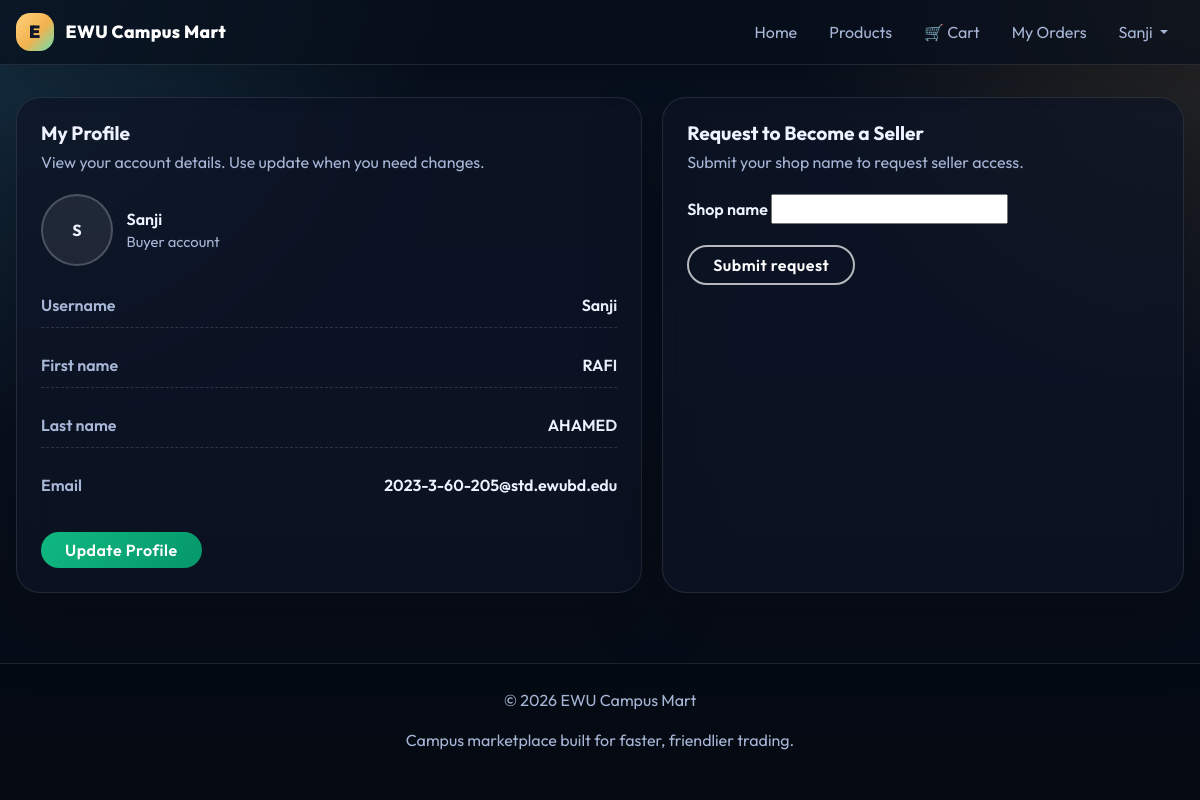
Screenshot of /buyer/profile/ (signed in) with the database file from the repository.
### buyer/models.py (models this page shows, shortened)
class CustomUser(AbstractBaseUser, PermissionsMixin):
    uid = models.UUIDField(primary_key=True , editable=False , default=uuid.uuid4)
    username = models.CharField(max_length=150, unique=True)
    first_name = models.CharField(max_length=30, blank=True)
    last_name = models.CharField(max_length=30, blank=True)
    email = models.EmailField(unique=True)
    profile_image = models.ImageField(upload_to="profile/", blank=True, null=True)
    is_active = models.BooleanField(default=True)
    is_staff = models.BooleanField(default=False)
    date_joined = models.DateTimeField(default=timezone.now)
    is_buyer = models.BooleanField(default=False)
    is_seller = models.BooleanField(default=False)
    shop_name = models.CharField(max_length=100, blank=True, null=True)
    objects = CustomeUserManager()
    USERNAME_FIELD = "email"
    REQUIRED_FIELDS = []

class SellerRequest(models.Model):
    STATUS_PENDING = "pending"
    STATUS_APPROVED = "approved"
    STATUS_REJECTED = "rejected"
    STATUS_CHOICES = [
        (STATUS_PENDING, "Pending"),
        (STATUS_APPROVED, "Approved"),
        (STATUS_REJECTED, "Rejected"),
    ]
    uid = models.UUIDField(primary_key=True, editable=False, default=uuid.uuid4)
    user = models.ForeignKey(
        CustomUser,
        on_delete=models.CASCADE,
        related_name="seller_requests",
    )
    shop_name = models.CharField(max_length=100)
    status = models.CharField(max_length=20, choices=STATUS_CHOICES, default=STATUS_PENDING)
    created_at = models.DateTimeField(auto_now_add=True)
    updated_at = models.DateTimeField(auto_now=True)
    class Meta:
        ordering = ["-created_at"]

### buyer/middlewares.py (the view)
    def wrapped_view(request, *args, **kwargs):
        if not request.user.is_authenticated:
            return redirect('buyer-login')
        return view_func(request, *args, **kwargs)

### buyer/forms.py
class SellerRequestForm(forms.ModelForm):
    class Meta:
        model = SellerRequest
        fields = ("shop_name",)

### buyer/templates/buyer_profile.html (shortened to what this page needs)
{% extends 'buyer_base.html' %}
{% block content %}
<section class="page-shell">
  <div class="profile-grid">
    <div class="glass-card section-card">
      <h2 class="section-title">My Profile</h2>
      <p class="section-subtitle">View your account details. Use update when you need changes.</p>
      <div class="profile-image-wrap">
        {% if request.user.profile_image %}
          <img src="{{ request.user.profile_image.url }}" alt="Profile image" class="profile-avatar">
        {% else %}
          <div class="profile-avatar-fallback">{{ request.user.username|first|upper }}</div>
        {% endif %}
        <div>
          <div class="fw-semibold">{{ request.user.get_full_name|default:request.user.username }}</div>
          <div class="muted-note">Buyer account</div>
        </div>
      </div>
      <ul class="profile-detail-list mb-4">
        <li class="profile-detail-item">
          <span class="detail-label">Username</span>
          <span class="detail-value">{{ request.user.username }}</span>
        </li>
        <li class="profile-detail-item">
          <span class="detail-label">First name</span>
          <span class="detail-value">{{ request.user.first_name|default:'-' }}</span>
        </li>
        <li class="profile-detail-item">
          <span class="detail-label">Last name</span>
          <span class="detail-value">{{ request.user.last_name|default:'-' }}</span>
        </li>
        <li class="profile-detail-item">
          <span class="detail-label">Email</span>
          <span class="detail-value">{{ request.user.email }}</span>
        </li>
      </ul>
      <a href="{% url 'buyer-profile-update' %}" class="btn btn-primary-glow btn-aesthetic px-4">Update Profile</a>
    </div>
    {% if not request.user.is_seller %}
    <div class="glass-card section-card">
      <h2 class="section-title">Request to Become a Seller</h2>
      <p class="section-subtitle">Submit your shop name to request seller access.</p>
        <form method="post">
          <div class="mb-3">
            <label class="form-label" for="id_shop_name">Shop name</label>
            {{ request_form.shop_name }}
          </div>
          <button type="submit" class="btn btn-outline-glow btn-aesthetic px-4">Submit request</button>
        </form>
    </div>
    {% endif %}
  </div>
</section>
{% endblock %}

### buyer/templates/buyer_base.html (shortened to what this page needs)
{% load static %}
<!doctype html>
<html lang="en">
<head>
  <link href="https://cdn.jsdelivr.net/npm/bootstrap@5.3.0/dist/css/bootstrap.min.css" rel="stylesheet" />
</head>
<body>
  <nav class="navbar navbar-expand-lg navbar-dark navbar-glass">
    <div class="page-shell d-flex align-items-center justify-content-between gap-2">
      <a class="navbar-brand" href="/buyer/dashboard">EWU Campus Mart</a>
      <div class="collapse navbar-collapse" id="navbarNav">
        <ul class="navbar-nav ms-auto">
          {% if request.user.is_authenticated %}
          <li class="nav-item">
            <a class="nav-link" href="/buyer/dashboard">Home</a>
          </li>
          <li class="nav-item">
            <a class="nav-link" href="#">Products</a>
          </li>
          <li class="nav-item">
            <a class="nav-link" href="{% url 'view-cart' %}">
              🛒 Cart
            </a>
          </li>
          <li class="nav-item">
            <a class="nav-link" href="{% url 'my-orders' %}">
              My Orders
            </a>
          </li>
          <li class="nav-item dropdown">
            <a class="nav-link dropdown-toggle" href="#" data-bs-toggle="dropdown">
              {{ request.user.username }}
            </a>
          </li>
          {% endif %}
        </ul>
      </div>
    </div>
  </nav>
  <main>
    {% block content %}{% endblock %}
  </main>
  <footer class="text-center">
    <div class="page-shell flex flex-col gap-2 sm:flex-row sm:items-center sm:justify-between">
      <p>&copy; 2026 EWU Campus Mart</p>
      <p>Campus marketplace built for faster, friendlier trading.</p>
    </div>
  </footer>
</body>
</html>

### buyer/templates/buyer_base.html (style rules this page uses)
:root { --bg-start: #08111f; --bg-end: #060b14; --panel: rgba(13, 20, 36, 0.72); --line: rgba(255, 255, 255, 0.10); --text: #eef3ff; --muted: #a7b6d6; --accent: #f2b24f; --accent-2: #61d6ff; --accent-3: #6be0b1; --shadow: 0 24px 80px rgba(0, 0, 0, 0.32); }
html { scroll-behavior: smooth; }
body { min-height: 100vh; display: flex; flex-direction: column; font-family: 'Outfit', sans-serif; color: var(--text); background: radial-gradient(circle at top left, rgba(97, 214, 255, 0.16), transparent 30%), radial-gradient(circle at top right, rgba(242, 178, 79, 0.14), transparent 28%), linear-gradient(180deg, var(--bg-start) 0%, #091120 46%, var(--bg-end) 100%); }
body::before { content: ''; position: fixed; inset: 0; pointer-events: none; opacity: 0.28; background-image: linear-gradient(rgba(255, 255, 255, 0.04) 1px, transparent 1px), linear-gradient(90deg, rgba(255, 255, 255, 0.04) 1px, transparent 1px); background-size: 72px 72px; mask-image: linear-gradient(to bottom, rgba(0, 0, 0, 0.45), transparent 85%); }
a { color: inherit; text-decoration: none; }
.page-shell { width: min(1180px, calc(100% - 1rem)); margin: 0 auto; position: relative; z-index: 1; }
@media (min-width: 640px) { .page-shell { width: min(1180px, calc(100% - 2rem)); } }
.navbar-glass { position: sticky; top: 0; z-index: 50; background: rgba(7, 14, 27, 0.72) !important; backdrop-filter: blur(18px); -webkit-backdrop-filter: blur(18px); border-bottom: 1px solid var(--line); box-shadow: 0 12px 32px rgba(0, 0, 0, 0.18); }
.navbar-brand { font-weight: 800; font-size: 0.9rem; color: white !important; letter-spacing: 0.02em; white-space: nowrap; flex-shrink: 0; display: inline-flex; align-items: center; gap: 0.5rem; }
@media (min-width: 640px) { .navbar-brand { font-size: 1.1rem; gap: 0.75rem; } }
.navbar-brand::before { content: 'E'; display: inline-flex; align-items: center; justify-content: center; width: 2rem; height: 2rem; border-radius: 0.7rem; background: linear-gradient(135deg, #ffd27d 0%, #f2b24f 55%, #6be0b1 100%); color: #0f172a; font-weight: 900; font-size: 0.9rem; }
@media (min-width: 640px) { .navbar-brand::before { width: 2.35rem; height: 2.35rem; border-radius: 0.9rem; font-size: 1.1rem; } }
.navbar-dark .navbar-nav .nav-link { color: var(--muted) !important; transition: all 0.2s ease; font-size: 0.9rem; padding: 0.5rem 0.7rem !important; }
@media (min-width: 640px) { .navbar-dark .navbar-nav .nav-link { font-size: 1rem; padding: 0.7rem 1rem !important; } }
.btn-aesthetic { transition: all 0.3s ease; font-weight: 600; letter-spacing: 0.5px; border-radius: 999px; }
.btn-primary-glow { background: linear-gradient(135deg, #10b981, #059669) !important; border: none !important; color: white !important; font-weight: 600; }
.btn-outline-glow { border: 2px solid rgba(255, 255, 255, 0.7) !important; color: white !important; background: transparent !important; }
.glass-card { background: var(--panel); border: 1px solid var(--line); border-radius: 1.5rem; box-shadow: var(--shadow); backdrop-filter: blur(18px); }
main { flex: 1; padding: 1.5rem 0 2rem; }
@media (min-width: 640px) { main { padding: 2rem 0 4rem; } }
footer { background: rgba(3, 8, 16, 0.42); color: var(--muted); padding: 1.5rem 0 1.5rem; border-top: 1px solid var(--line); font-size: 0.85rem; }
@media (min-width: 640px) { footer { padding: 1.5rem 0 2rem; font-size: 1rem; } }

### rows the page displays
CustomUser: user.username "Sanji", user.username|first "S", user.get_full_name "Sanji", user.first_name "RAFI", user.last_name "AHAMED", user.email "2023-3-60-205@std.ewubd.edu"
